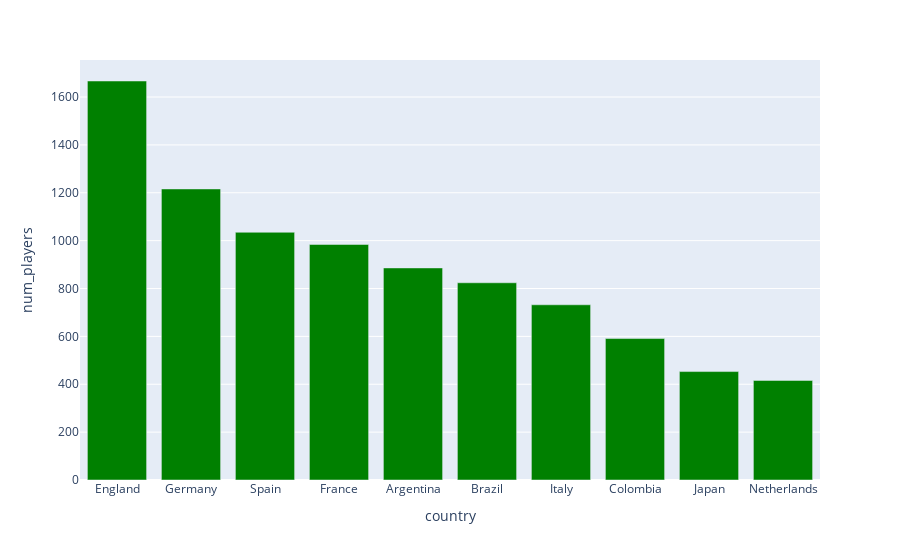

The notebook cell saved with this chart:
### Markdown cell above
## 6. Create a bar plot of top 5 countries and their number of players, in green

### Code cell
fig_6 = px.bar(data_5, x='country', y='num_players')
fig_6.update_traces(marker_color='green')
fig_6.show()

### Figure 1 — Plotly figure (JSON) as saved in the notebook; plotly's stock layout.template omitted (floating-point values rounded to 4 significant figures)
{"data": [{"alignmentgroup": "True", "hovertemplate": "country=%{x}<br>num_players=%{y}<extra></extra>", "legendgroup": "", "marker": {"color": "green", "pattern": {"shape": ""}}, "name": "", "offsetgroup": "", "orientation": "v", "showlegend": false, "textposition": "auto", "type": "bar", "x": ["England", "Germany", "Spain", "France", "Argentina", "Brazil", "Italy", "Colombia", "Japan", "Netherlands"], "xaxis": "x", "y": [1667, 1216, 1035, 984, 886, 824, 732, 591, 453, 416], "yaxis": "y"}], "layout": {"barmode": "relative", "legend": {"tracegroupgap": 0}, "margin": {"t": 60}, "xaxis": {"anchor": "y", "domain": [0, 1], "title": {"text": "country"}}, "yaxis": {"anchor": "x", "domain": [0, 1], "title": {"text": "num_players"}}}}
